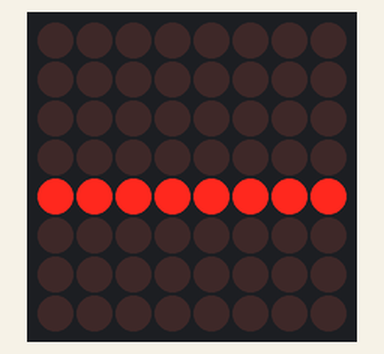
Recording of a sketch running on a simulated Arduino Uno, built with avr-gcc and run on an emulated ATmega328P. Shown: 8×8 LED matrix.

Above: at 0.1 s.
At 1.1 s:
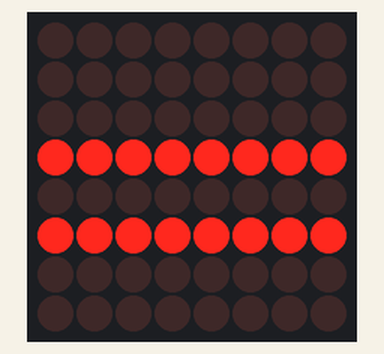
At 3.1 s:
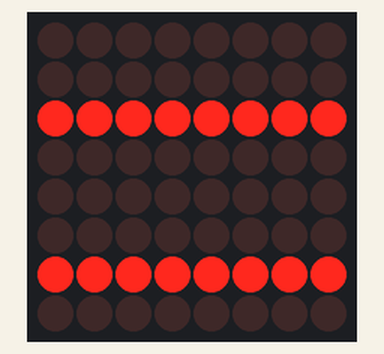

Measured:
- by itself, everything shown: repeats every 4.0 s, in 5 steps
- what the display in image 1 shows lasts 1.0 s, from 1.0 s to 2.0 s

The sketch:

led2frames.ino
```cpp
#include "LedControl.h"

LedControl lc = LedControl(12, 11, 10, 1); // Pins: DIN,CLK,CS, # of Display connected

unsigned long delayTime = 200; // Delay between Frames

byte bild1[] =
{
  B00000000,
  B00000000,
  B00000000,
  B00000000,
  B11111111,
  B00000000,
  B00000000,
  B00000000
};

byte bild2[] =
{
  B00000000,
  B00000000,
  B00000000,
  B11111111,
  B00000000,
  B11111111,
  B00000000,
  B00000000
};

byte bild3[] =
{
  B00000000,
  B00000000,
  B11111111,
  B00000000,
  B00000000,
  B00000000,
  B11111111,
  B00000000
};

void setup() {
  lc.shutdown(0, false);
  lc.setIntensity(0, 5);
  lc.clearDisplay(0);

}

void loop() {

  for (int i=0; i<sizeof(bild1); i++){
    lc.setRow(0, i, bild1[i]);
  }
  delay(1000);
  lc.clearDisplay(0);

  lc.setIntensity(0, 10);
  for (int i=0; i<sizeof(bild2); i++){
    lc.setRow(0, i, bild2[i]);
  }
  delay(1000);
  lc.clearDisplay(0);

  lc.setIntensity(0, 5);
  for (int i=0; i<sizeof(bild1); i++){
    lc.setRow(0, i, bild1[i]);
  }
  delay(1000);
  lc.clearDisplay(0);

  lc.setIntensity(0, 10);
  for (int i=0; i<sizeof(bild3); i++){
    lc.setRow(0, i, bild3[i]);
  }
  delay(1000);
  lc.clearDisplay(0);


}
```
